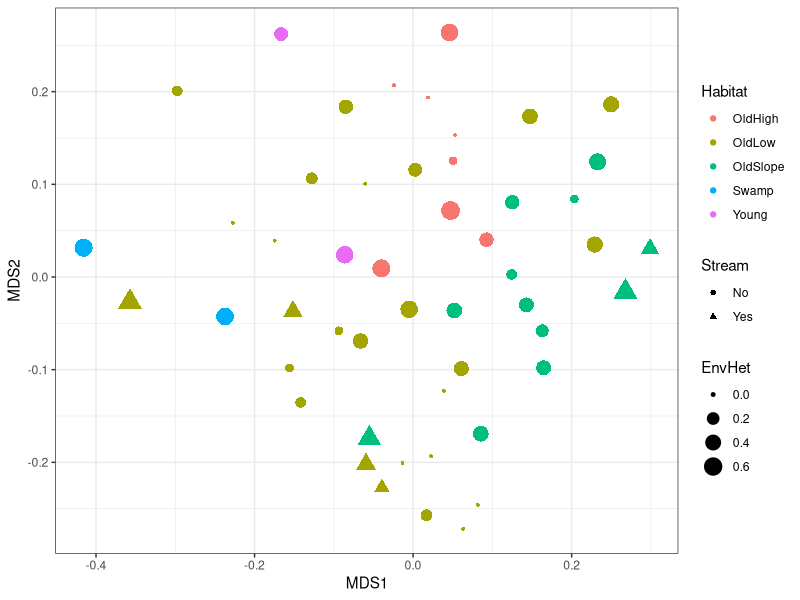
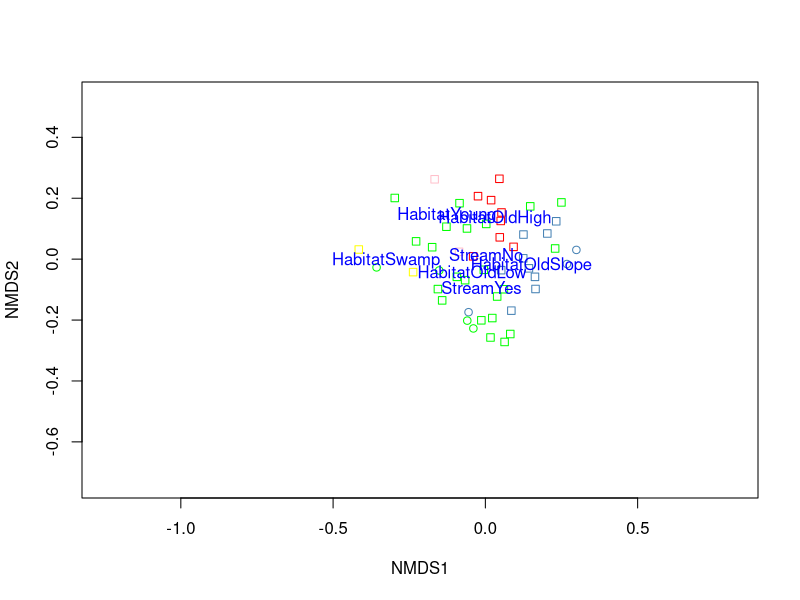
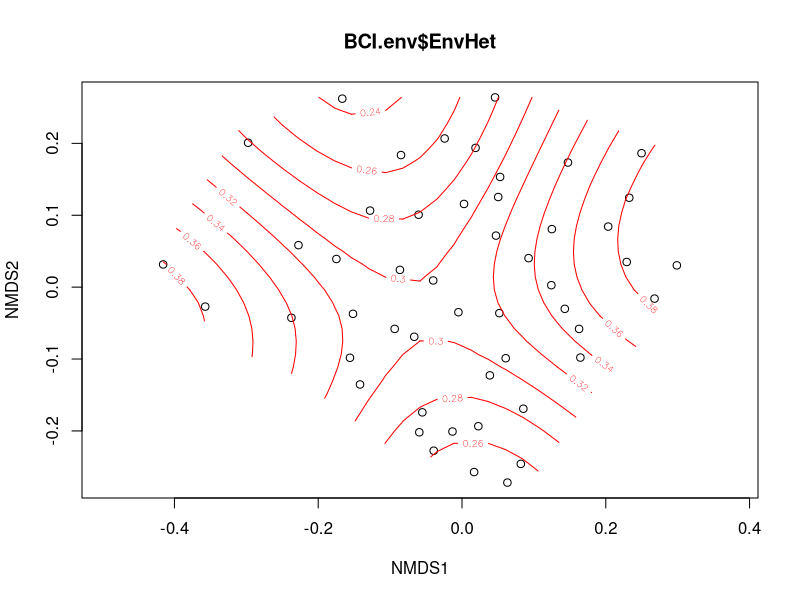

Generate these figures, in order, with R:
## ---- chunk 1
library(vegan)
library(ggplot2)
library(dplyr)
## ---- chunk 2
data(BCI)
data("BCI.env")
## ---- chunk 3
summary(BCI.env)
## ---- chunk 4
bci_filter <- BCI[colSums(BCI)>=10]
## ---- chunk 5

ord <- metaMDS(bci_filter)
ord_sp <- data.frame(scores(ord, display = "site"))
nmds_df <- cbind(ord$points, BCI.env)


ggplot(nmds_df, aes(x = MDS1, y=MDS2, col = Habitat, shape = Stream, size=EnvHet))+
  geom_point()+
  theme_bw()
## ---- chunk 6
ef <- envfit(ord, BCI.env[, c("Stream", "Habitat")])

ef$vectors

ef$factors

## ---- chunk 7
pal_col <- c("red", "green", "steelblue", 'yellow', 'pink')
pal_sh <- c(0,1,2,3,4)
ordiplot(ord, type = "n")
points(ord, col = pal_col[BCI.env$Habitat], pch = pal_sh[BCI.env$Stream])
plot(ef)
## ---- chunk 8
os_EnvHet <- ordisurf(ord, BCI.env$EnvHet, method = "REML")
summary(os_EnvHet)
